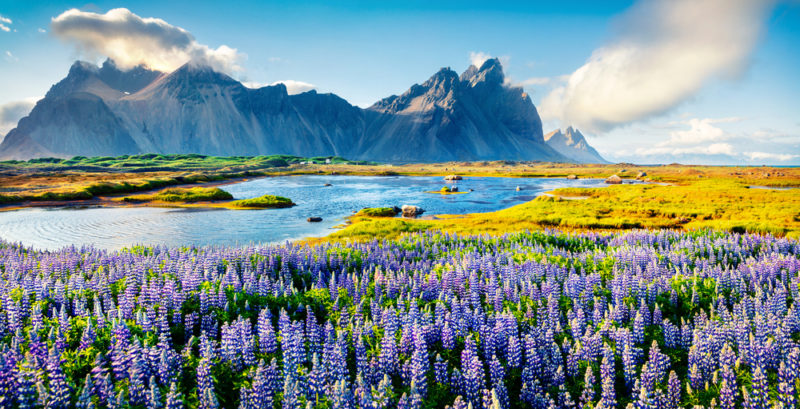
%> input picture IMG/1.jpg, 800 x 409 px
$ octave Resta.m   (GNU Octave 9; MATLAB toolbox functions it lacks are replaced by stand-ins)
%> lines starting %> are read from the running program, lines starting %| are printed output that depends on the picture
clc;
clear all;
close all;

%Extraccion de la imagen
img1=imread('IMG\1.jpg');
%> img1 is the input picture: size 409x800x3 uint8; mean R, G, B 120.5, 141.8, 143.7
img2=imread('IMG\2.jpg');
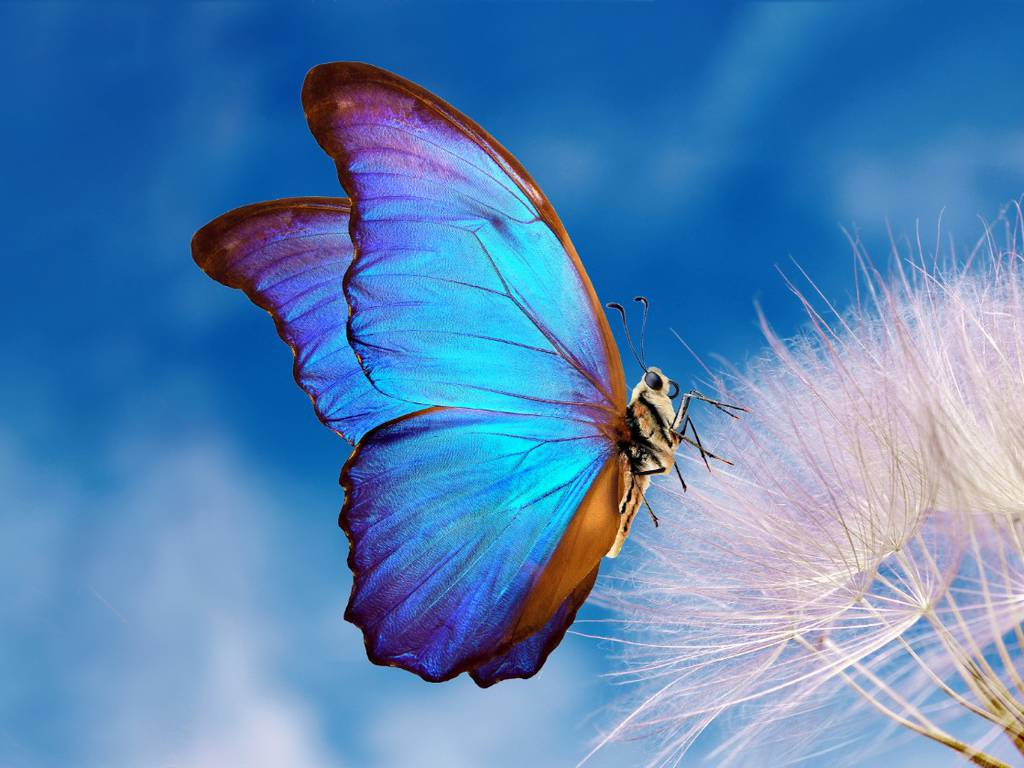
%> input picture IMG/2.jpg, 1024 x 768 px
%> img2 is the input picture: size 768x1024x3 uint8; mean R, G, B 87.1, 133.1, 183.8

%Redimension
[f1 c1]=size(img1);
%> f1 = 409; c1 = 2400
[f2 c2]=size(img2);
%> f2 = 768; c2 = 3072

[imgRes1 imgRes2]=Comp(f1,c1,f2,c2,img1,img2);
figure()
subplot(1,2,1)
imshow(imgRes1)
title('Img1 - Img2')
subplot(1,2,2)
imshow(imgRes2)
title('Img2 - Img1')

%Con la funcion
[imgRes3 imgRes4]=Comp2(f1,c1,f2,c2,img1,img2);
figure()
subplot(1,2,1)
imshow(imgRes3)
title('imsubstract(img1,img2)')
subplot(1,2,2)
imshow(imgRes4)
title('imsubstract(img2,img1)')

function [imgRes1 imgRes2]=Comp(f1,c1,f2,c2,img1,img2)
%> called with f1 = 409, c1 = 2400, f2 = 768, c2 = 3072
    if (f1<f2) || (c1<c2/3)
        imgr=imresize(img1,[f2 c2/3]);
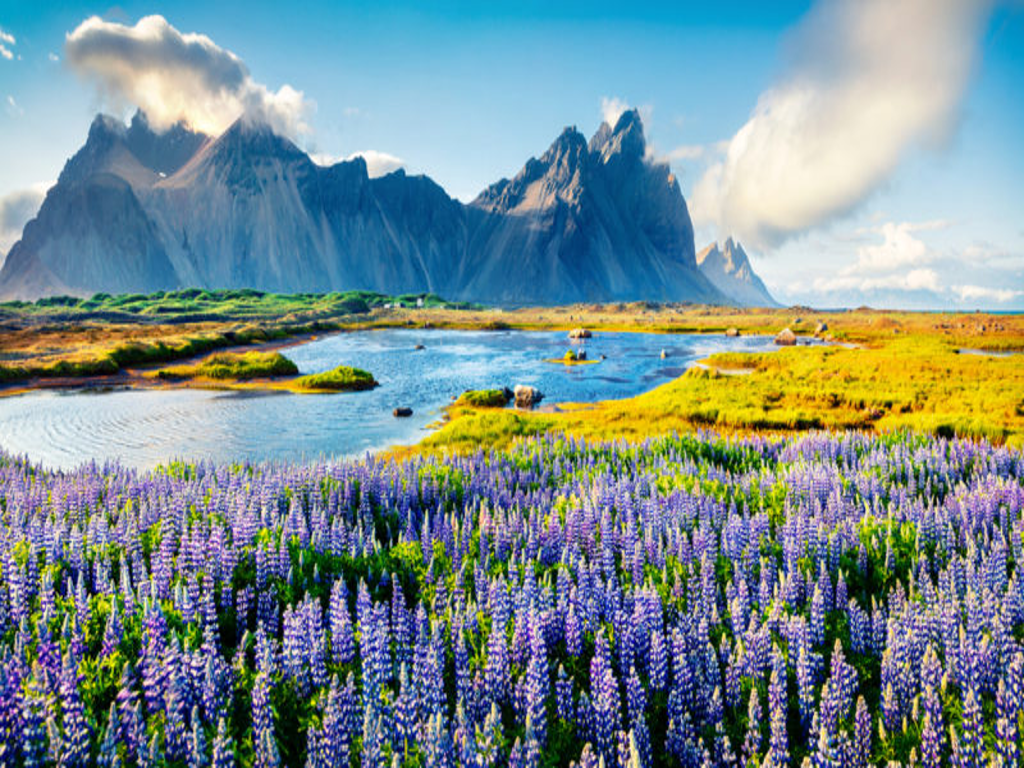
%> imgr: size 768x1024x3 uint8; mean R, G, B 120.5, 141.8, 143.7
        imgRes1=imgr-img2;
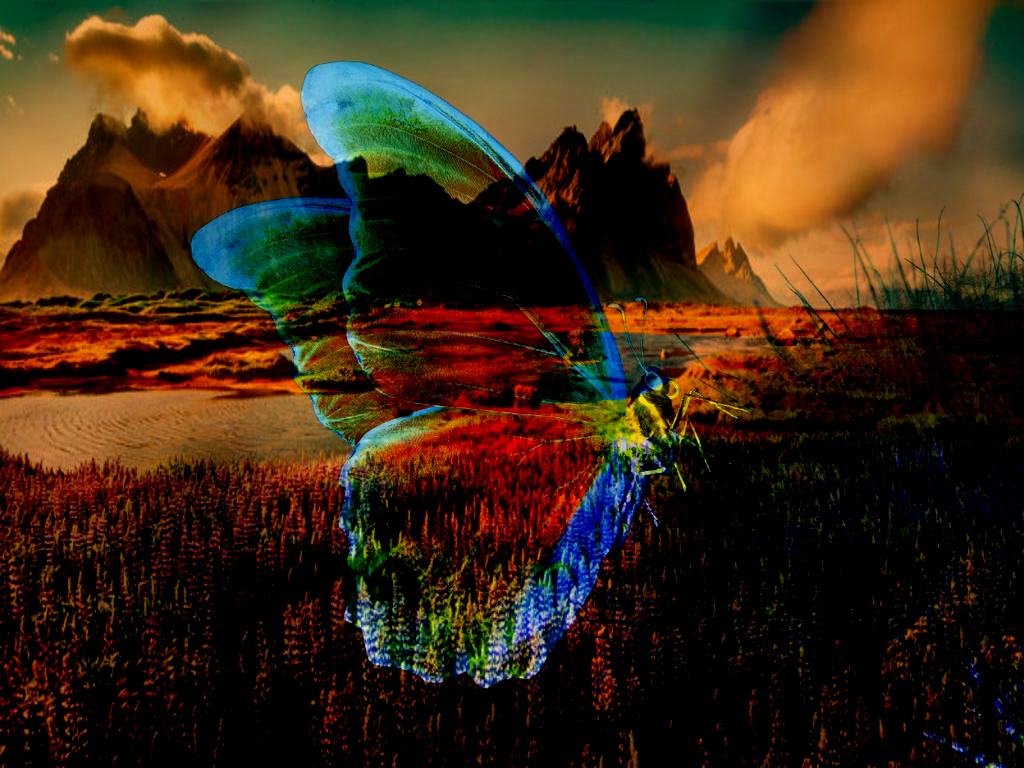
%> imgRes1: size 768x1024x3 uint8; mean R, G, B 61.4, 41.1, 19.5
        imgRes2=img2-imgr;
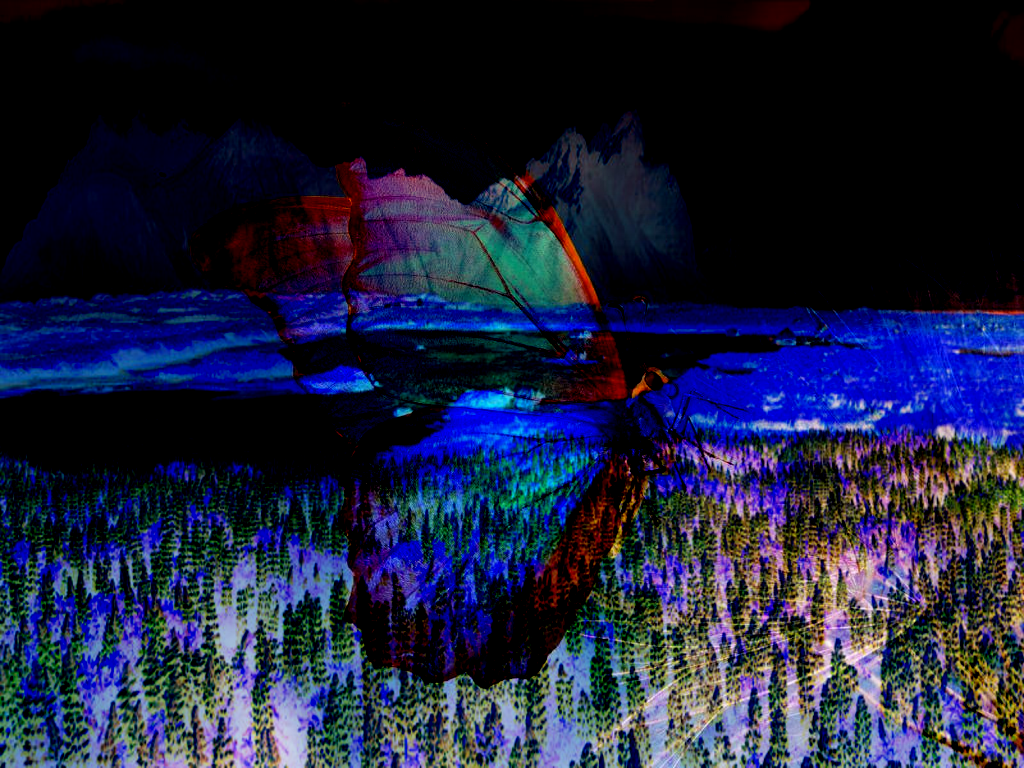
%> imgRes2: size 768x1024x3 uint8; mean R, G, B 28, 32.4, 59.6
    else
        imgr=imresize(img2,[f1 c1/3]);
        imgRes1=imgr-img1;
        imgRes2=img1-imgr;
    end
end

function [imgRes3 imgRes4]=Comp2(f1,c1,f2,c2,img1,img2)
    if (f1<f2) || (c1<c2/3)
        imgr=imresize(img1,[f2 c2/3]);
        imgRes3=imsubtract(imgr,img2);
        imgRes4=imsubtract(img2,imgr);
    else
        imgr=imresize(img2,[f1 c1/3]);
        imgRes3=imsubtract(img1,imgr);
        imgRes4=imsubtract(imgr,img1);
    end
end
